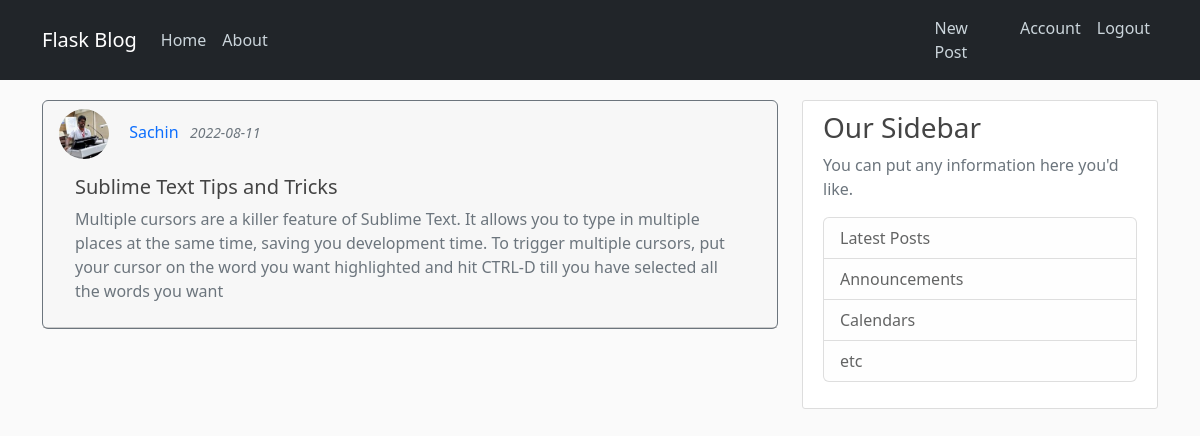
/post/6 (signed in), run on the app's committed database.
### flaskblog/models.py (models this page shows, shortened)
class User(db.Model, UserMixin):
    id = db.Column(db.Integer, primary_key=True)
    username = db.Column(db.String(20), unique=True, nullable=False)
    email = db.Column(db.String(120), unique=True, nullable=False)
    image_file = db.Column(db.String(20), nullable=False,
                           default='default.jpg')
    password = db.Column(db.String(60), nullable=False)
    posts = db.relationship('Post', backref='author', lazy=True)

class Post(db.Model):
    id = db.Column(db.Integer, primary_key=True)
    title = db.Column(db.String(100), nullable=False)
    date_posted = db.Column(db.DateTime, nullable=False,
                            default=datetime.utcnow)
    content = db.Column(db.Text, nullable=False)
    user_id = db.Column(db.Integer, db.ForeignKey('user.id'), nullable=False)

### flaskblog/routes.py (the view)
@app.route("/post/<int:post_id>")
@login_required
def post(post_id):
    post = Post.query.get_or_404(post_id)
    return render_template('post.html', title=post.title, post=post)

### flaskblog/models.py (called while the page is built)
@login_manager.user_loader
def load_user(user_id):
    return User.query.get(int(user_id))

### flaskblog/templates/post.html (shortened to what this page needs)
{% extends "layout.html" %} {% block content %}
<div
  class="card border-secondary mb-3"
  style="max-width: 100%; margin-top: 20px"
>
  <div class="card-header">
    <img
      class="rounded-circle article-img"
      src="{{ url_for('static', filename='profile_pics/' + post.author.image_file) }}"
      style="width: 50px; height: 50px"
    />
    <a
      href="{{ url_for('user_posts', username=post.author.username) }}"
      style="text-decoration: none"
      >{{ post.author.username }}</a
    >
    <small class="text-muted"
      >&nbsp;&nbsp;<i>{{ post.date_posted.strftime('%Y-%m-%d') }}</i></small
    >
    <div class="card-body text-secondary">
      <h5 class="card-title">{{ post.title }}</h5>
      <p class="card-text">{{ post.content }}</p>
    </div>
  </div>
</div>
{% endblock content %}

### flaskblog/static/main.css (style rules this page uses)
body { background: #fafafa; color: #333333; margin-top: 5rem; }
h1, h2, h3, h4, h5, h6 { color: #444444; }
.article-img { height: 65px; width: 65px; margin-right: 16px; }

### data on the page
User: image_file (picture), author.username "Sachin"
Post: date_posted "2022-08-11", title "Sublime Text Tips and Tricks", content "Multiple cursors are a killer feature of Sublime Text. It allows you to type in multiple places at the same time, saving you development time. To trigger multiple cursors, put your cursor on the word you want highlighted and hit CTRL-D till you have selected all the words you want"
